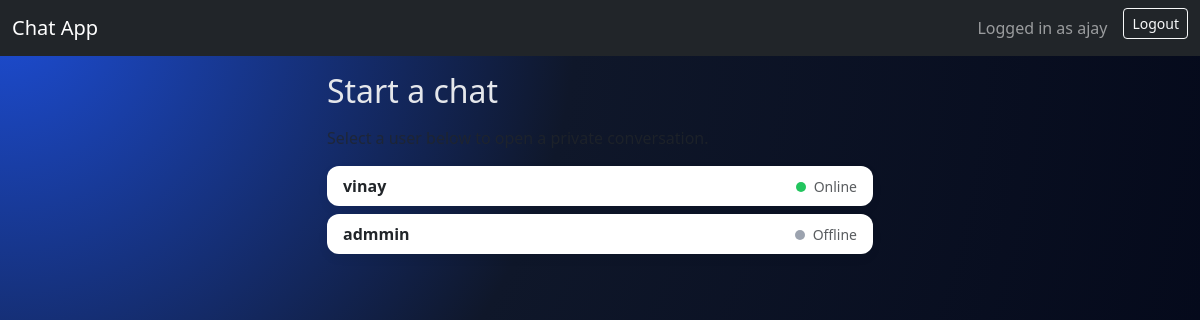
The app's page /chat/ (signed in), older data.
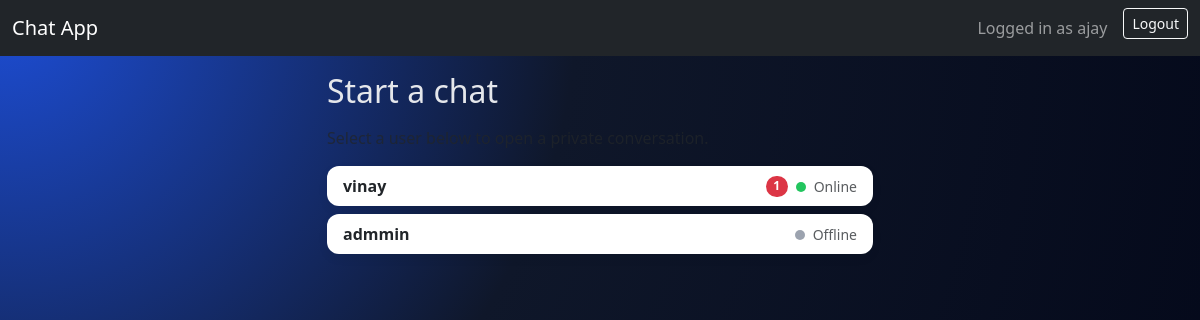
The same page, newer data.
### accounts/models.py (models this page shows, shortened)
class User(AbstractUser):
    email = models.EmailField(unique=True)
    is_online = models.BooleanField(default=False)
    last_seen = models.DateTimeField(default=timezone.now)

### chat/views.py (the view)
# urls.py: path("", views.user_list, name="user_list"),
@login_required
def user_list(request):
    users = User.objects.exclude(id=request.user.id).order_by("-is_online", "username")
    unread_counts = (
        Message.objects.filter(receiver=request.user, is_read=False)
        .values("sender_id")
        .annotate(total=Count("id"))
    )
    unread_map = {row["sender_id"]: row["total"] for row in unread_counts}
    return render(
        request,
        "user_list.html",
        {
            "users": users,
            "unread_map": unread_map,
        },
    )

### chat/templatetags/dict_extras.py (called while the page is built)
@register.filter
def get_item(mapping, key):
    if not isinstance(mapping, dict):
        return None
    return mapping.get(key)

### templates/user_list.html (shortened to what this page needs)
{% extends "base.html" %}
{% load static %}
{% load dict_extras %}
{% block content %}
<div class="row justify-content-center">
    <div class="col-md-8 col-lg-6">
        <h2 class="mb-3">Start a chat</h2>
        <p class="text-muted mb-3">Select a user below to open a private conversation.</p>
        <div class="list-group">
            {% for u in users %}
                <a href="{% url 'chat:chat' u.username %}"
                   class="list-group-item list-group-item-action d-flex justify-content-between align-items-center user-list-item">
                    <div class="fw-semibold">{{ u.username }}</div>
                    <div class="d-flex align-items-center gap-2">
                        {% with unread=unread_map|get_item:u.id %}
                            {% if unread %}
                                <span class="badge bg-danger rounded-pill">{{ unread }}</span>
                            {% endif %}
                        {% endwith %}
                        <span class="text-muted small">
                            <span class="status-dot {% if u.is_online %}online{% else %}offline{% endif %}"></span>
                            {% if u.is_online %}Online{% else %}Offline{% endif %}
                        </span>
                    </div>
                </a>
            {% empty %}
                <p class="text-muted">No other users yet. Create another account to start chatting.</p>
            {% endfor %}
        </div>
    </div>
</div>
{% endblock %}

Row changes from the older to the newer data that the page shows:
changed User "vinay": unread (not shown) → "1"
